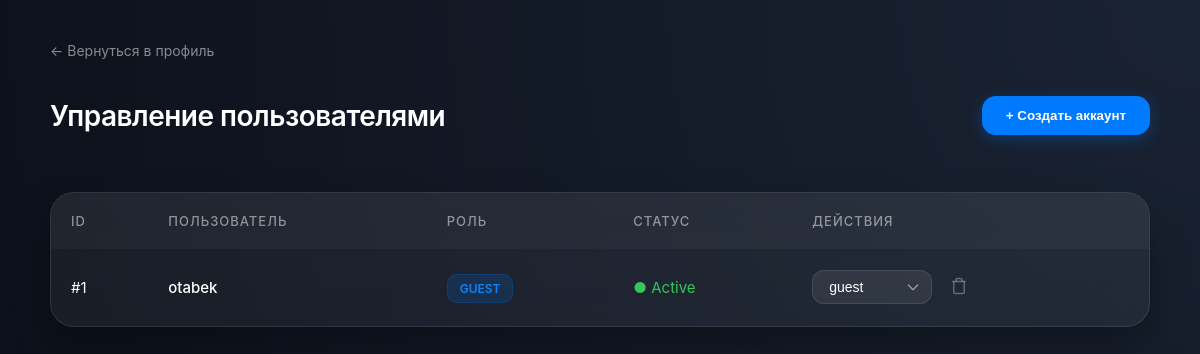
Page /admin (signed in) on the earlier database version.
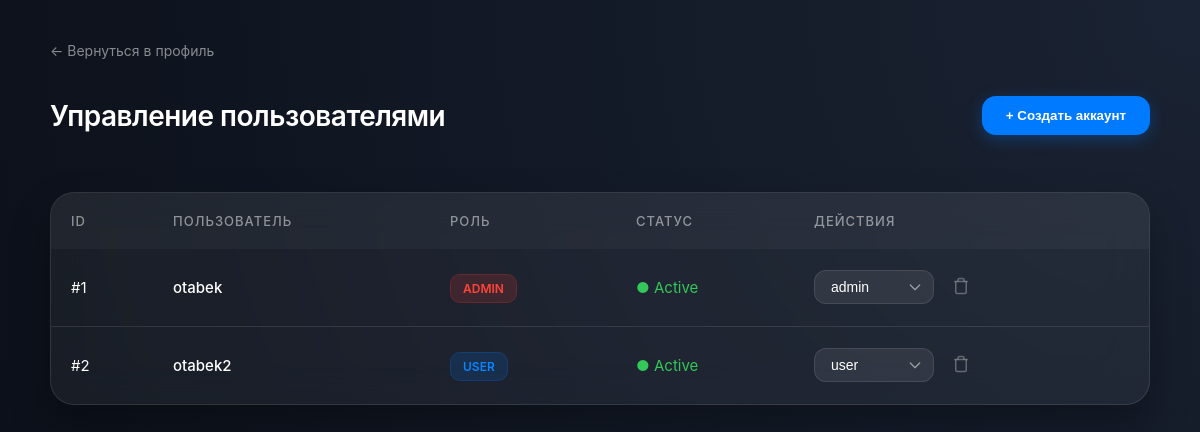
Same page on the later database version.
### tables this page shows
CREATE TABLE users (
	id INTEGER NOT NULL, 
	username VARCHAR, 
	hashed_password VARCHAR, 
	role VARCHAR, 
	PRIMARY KEY (id)
);

### app/routers/admin.py (the view)
@router.get("/admin")
def read_all_users(
    request: Request,
    current_user: str = Depends(get_current_user)):
    user_data = get_user_from_db(current_user)
    all_users = get_all_users_from_db()
    if not user_data:
        raise HTTPException(status_code=401, detail="Wrong status")
    if user_data.get('role') == "admin" or user_data.get('role') == "guest":
        return templates.TemplateResponse(
            "admin_users.html",
            {"request": request, "users": all_users}
        )
    else:
        raise HTTPException(status_code=403, detail="You're not admin!")

### app/templates/admin_users.html (shortened to what this page needs)
<!DOCTYPE html>
<html lang="ru">
<head>
</head>
<body>
    <div class="admin-container">
        <div class="nav-back">
            <a href="/profile">&larr; Вернуться в профиль</a>
        </div>
        <div class="admin-header">
            <h1>Управление пользователями</h1>
            <button class="add-btn" onclick="alert('Тут будет форма добавления юзера!')">+ Создать аккаунт</button>
        </div>
        <div class="table-wrapper">
            <table>
                <thead>
                    <tr>
                        <th>ID</th>
                        <th>Пользователь</th>
                        <th>Роль</th>
                        <th>Статус</th>
                        <th>Действия</th>
                    </tr>
                </thead>
                <tbody>
                    {% for user in users %}
                    <tr>
                        <td>#{{ user.id }}</td>
                        <td style="font-weight: 500;">{{ user.username }}</td>
                        <td>
                            <span class="role-badge {% if user.role == 'admin' %}role-admin{% else %}role-user{% endif %}">
                                {{ user.role }}
                            </span>
                        </td>
                        <td><span style="color: #34c759;">● Active</span></td>
                        <td>
                            <div class="action-container">
                                <form action="/admin/change-role" method="post" style="display: inline-block; margin: 0;">
                                    <select name="new_role" onchange="this.form.submit()" class="admin-select">
                                        <option value="user" {% if user.role == 'user' %}selected{% endif %}>user</option>
                                        <option value="admin" {% if user.role == 'admin' %}selected{% endif %}>admin</option>
                                        <option value="guest" {% if user.role == 'guest' %}selected{% endif %}>guest</option>
                                    </select>
                                </form>
                                <form action="/admin/delete-user/{{ user.username }}" method="post" onsubmit="return confirm('Удалить {{ user.username }}?')">
                                    <button type="submit" class="trash-btn">
                                        <svg width="18" height="18" viewBox="0 0 24 24" fill="none" stroke="currentColor" stroke-width="2">
                                            <polyline points="3 6 5 6 21 6"></polyline>
                                            <path d="M19 6v14a2 2 0 0 1-2 2H7a2 2 0 0 1-2-2V6m3 0V4a2 2 0 0 1 2-2h4a2 2 0 0 1 2 2v2"></path>
                                        </svg>
                                    </button>
                                </form>
                            </div>
                        </td>
                    </tr>
                    {% else %}
                    <tr>
                        <td colspan="5" style="text-align: center; color: rgba(255,255,255,0.3); padding: 50px;">
                            Пользователей пока нет...
                        </td>
                    </tr>
                    {% endfor %}
                </tbody>
            </table>
        </div>
    </div>
</body>
</html>

### app/templates/admin_users.html (style rules this page uses)
:root { --accent-color: #007aff; --bg-dark: #0a0e17; --glass: rgba(255, 255, 255, 0.05); --glass-border: rgba(255, 255, 255, 0.1); }
body { background-color: var(--bg-dark); background-image: radial-gradient(circle at top right, #1a2333, #0a0e17); color: white; font-family: -apple-system, BlinkMacSystemFont, "Segoe UI", Roboto, sans-serif; margin: 0; min-height: 100vh; }
.action-container { display: flex; gap: 10px; align-items: center; }
.admin-select { appearance: none; -webkit-appearance: none; background: rgba(255, 255, 255, 0.08); border: 1px solid rgba(255, 255, 255, 0.1); color: #fff; padding: 8px 32px 8px 16px; border-radius: 12px; cursor: pointer; font-size: 14px; font-weight: 500; outline: none; transition: all 0.3s cubic-bezier(0.4, 0, 0.2, 1); min-width: 120px; background-repeat: no-repeat; background-position: right 10px center; background-size: 16px; }
.admin-select option { background-color: #161b22; color: white; padding: 10px; }
.trash-btn { background: none; border: none; color: rgba(255, 255, 255, 0.3); cursor: pointer; padding: 8px; border-radius: 8px; transition: all 0.2s; }
.admin-container { padding: 40px 20px; max-width: 1100px; margin: 0 auto; }
.admin-header { display: flex; justify-content: space-between; align-items: center; margin-bottom: 40px; }
.admin-header h1 { font-size: 28px; font-weight: 600; letter-spacing: -0.5px; }
.add-btn { background: var(--accent-color); color: white; border: none; padding: 12px 24px; border-radius: 14px; cursor: pointer; font-weight: 600; transition: all 0.3s ease; box-shadow: 0 4px 15px rgba(0, 122, 255, 0.3); }
.table-wrapper { background: var(--glass); backdrop-filter: blur(20px); -webkit-backdrop-filter: blur(20px); border: 1px solid var(--glass-border); border-radius: 24px; overflow: hidden; box-shadow: 0 20px 40px rgba(0,0,0,0.3); }
table { width: 100%; border-collapse: collapse; text-align: left; }
thead { background: rgba(255, 255, 255, 0.03); }
th { padding: 20px; font-size: 13px; text-transform: uppercase; letter-spacing: 1px; color: rgba(255, 255, 255, 0.5); font-weight: 500; }
td { padding: 20px; border-bottom: 1px solid var(--glass-border); font-size: 15px; }
tr:last-child td { border-bottom: none; }
.role-badge { padding: 6px 12px; border-radius: 10px; font-size: 12px; font-weight: 600; text-transform: uppercase; }
.role-admin { background: rgba(255, 59, 48, 0.15); color: #ff453a; border: 1px solid rgba(255, 59, 48, 0.2); }
.role-user { background: rgba(0, 122, 255, 0.15); color: #0a84ff; border: 1px solid rgba(0, 122, 255, 0.2); }
.nav-back { margin-bottom: 20px; }
.nav-back a { color: rgba(255, 255, 255, 0.5); text-decoration: none; font-size: 14px; transition: color 0.2s; }

Differences in the rows shown:
changed users "otabek": role "GUEST" → "ADMIN"; new_role "guest" → "admin"
added users: id "2", username "otabek2", role "USER", new_role "user"
